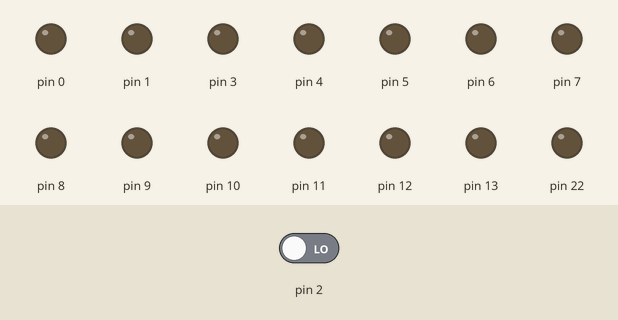
The sketch below on a simulated Arduino Uno, built with avr-gcc and run on an emulated ATmega328P. On the bench: output pins drawn as LEDs (lit = HIGH). The test bench sets the inputs (shaded band); at power-on: pin 2 LOW.

Above: at 0.8 s.
0.9 s: pin 2 driven HIGH
At 1.3 s:
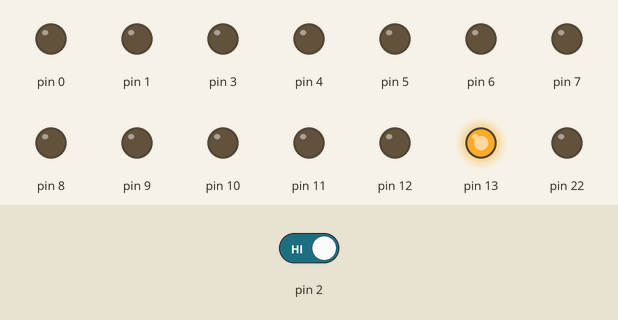
2.4 s: pin 2 driven LOW
At 3.7 s:
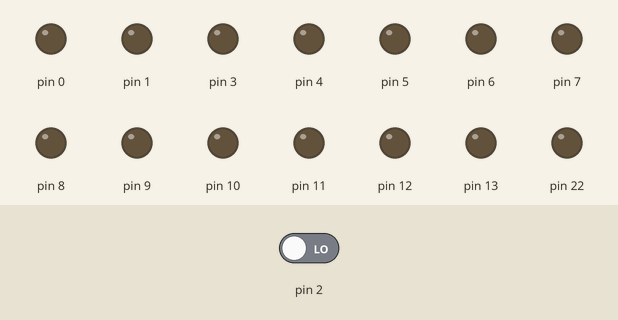
Timing chart, 0 to 5.4 s (numbered marks = the images above; inputs shaded):
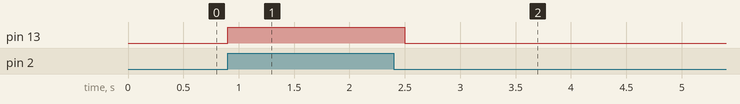

The sketch:

11.3.ino
```cpp
#include <avr/io.h>               //Defining Library AVR controller
#include <util/delay.h>           //Defining Library for delay
#define checkbit(x,y) ((x) & (y)) //Define Macro for bit of register
#define bitn(p) (0x01 << (p))     //Define Macro for bit position
int main(void)                    //int main
{
  DDRD = 0xFB;                     //Setting PD2 as output
  DDRB = 0xFF;
  while(1)                        //While-Loop
  {
  if(checkbit(PIND,bitn(2)))      //Checking if Tact Switch is pressed
    {
      PORTB = 0b00100000;         //Set PD0 Low
      _delay_ms(200);             //Delay 200 miliseconds
    }
  else                            //Else...
    {
      PORTB = 0b00000000;         //Set PD1 as High
    }
  }
}
```

Measured:
- after the input at 0.9 s, pin 13: LOW → HIGH at once
- after the input at 2.4 s, pin 13: HIGH → LOW after 0.10 s
